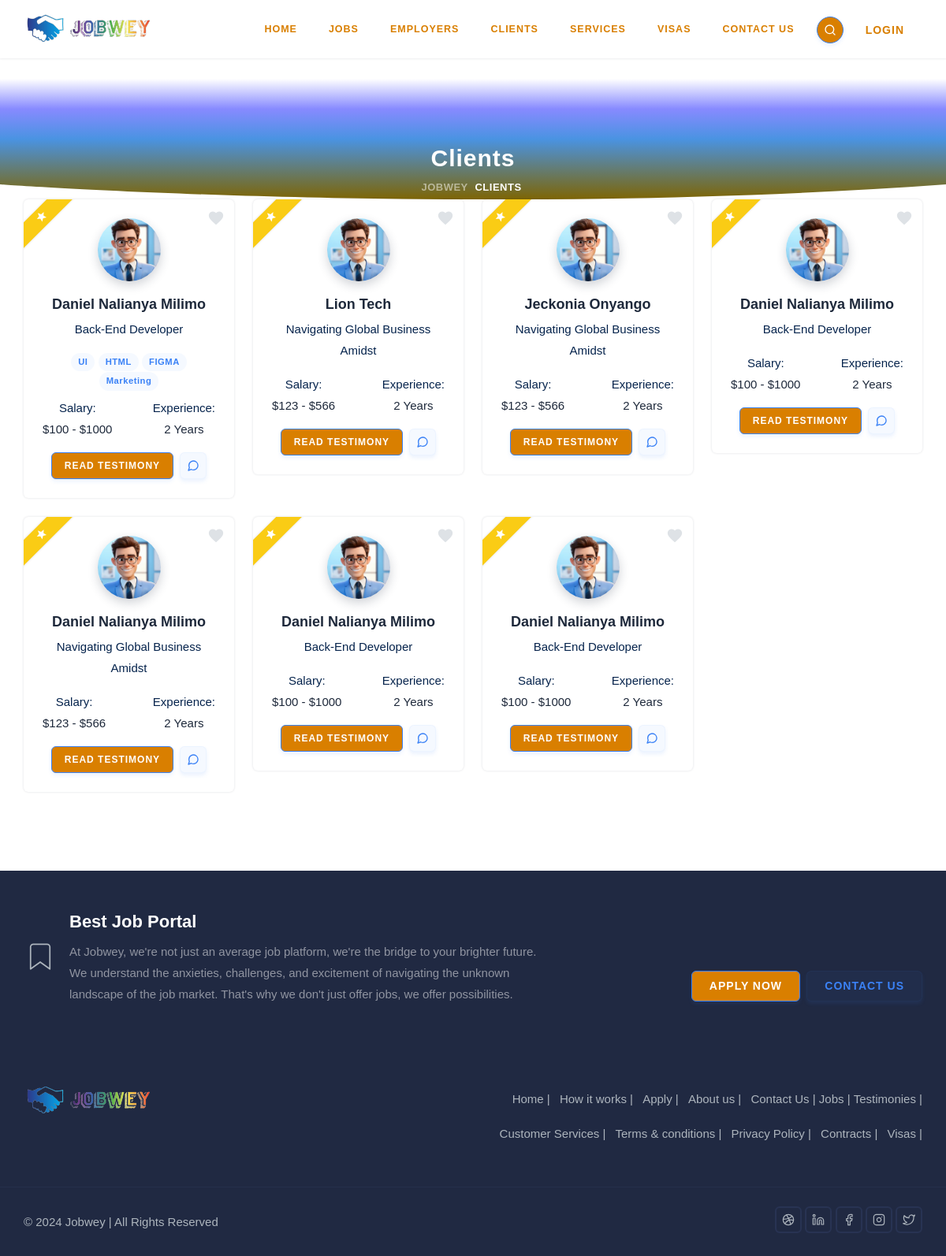
Before: /applicants/ with the older database file.
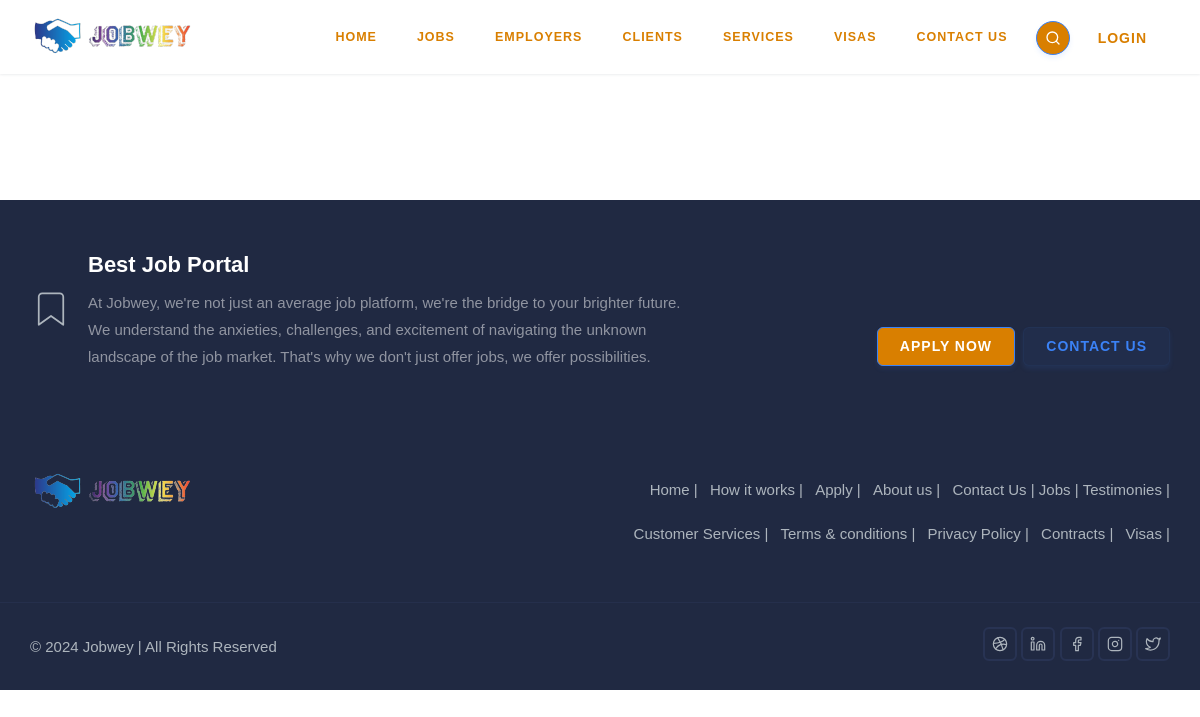
After: the same page with the newer database file.
### applicants/models.py (models this page shows, shortened)
class Application(models.Model):
    job = models.ForeignKey(Job, on_delete=models.CASCADE, related_name="job_applicant")
    profile = models.ForeignKey(Profile, on_delete=models.CASCADE, related_name="profile_applicant")
    full_name = models.CharField(max_length=255, help_text="Full Name")
    email_address = models.EmailField(max_length=255)
    phone_number = models.IntegerField(blank=True, null=True)
    resume = models.FileField(upload_to="resumes/", blank=True, null=True)
    skills = models.CharField(max_length=1000, help_text="separate multiple skills with a comma", blank=True, null=True)
    is_active = models.BooleanField(default=True)
    timestamp = models.DateTimeField(auto_now_add=True)
    class Meta:
        get_latest_by = "-id"
    def split_skills(self):
        if self.skills is not None:
            skills = self.skills.split(",")
            if len(skills)>1:
                return skills[:4]
            return skills
        return None
    def get_absolute_url(self):
        return reverse("applicant:applicant_public_profile", kwargs={"applicant_public_profile_pk": self.profile.pk})

### companies/models.py (models this page shows, shortened)
class Job(models.Model):
    company = models.ForeignKey(Company, on_delete=models.CASCADE, related_name="company_job")
    title = models.CharField(max_length=100)
    slug = models.SlugField(max_length=100, unique=True)
    type = models.CharField(max_length=2, choices=JobType.choices, default=JobType.FT)
    positions = models.PositiveIntegerField(default=1)
    location = models.CharField(max_length=100, blank=True, null=True)
    min_salary = models.PositiveIntegerField(default=100)
    max_salary = models.PositiveIntegerField()
    content = RichTextField()
    createdAt = models.DateTimeField(auto_now_add=True)
    updatedAt = models.DateTimeField(auto_now=True)

### applicants/views.py (the view)
# urls.py: path("", views.CandidatesListView.as_view(), name="applicant"),
class CandidatesListView(ListView):
    template_name = "company/candidates.html"
    context_object_name = "candidates"
    paginate_by = 20
    page_kwarg = "page"
    queryset = Application.objects.all()

### templates/company/candidates.html (shortened to what this page needs)
{% extends "base.html" %} {% load static %} {% load humanize %}
{% block main %} {% if candidates %}
<section class="bg-half-170 d-table w-100">
  <div class="bg-overlay bg-gradient-overlay"></div>
  <div class="container">
    <div class="row mt-5 justify-content-center">
      <div class="col-12">
        <div class="title-heading text-center">
          <h5
            class="heading fw-semibold mb-0 sub-heading text-white title-dark"
          >
            Clients
          </h5>
        </div>
      </div>
    </div>
    <div class="position-middle-bottom">
      <nav aria-label="breadcrumb" class="d-block">
        <ul class="breadcrumb breadcrumb-muted mb-0 p-0">
          <li class="breadcrumb-item">
            <a href="{% url 'jobwey:home' %}">Jobwey</a>
          </li>
          <li class="breadcrumb-item active" aria-current="page">Clients</li>
        </ul>
      </nav>
    </div>
  </div>
</section>
<div class="position-relative">
  <div class="shape overflow-hidden text-white">
    <svg viewBox="0 0 2880 48" fill="none" xmlns="http://www.w3.org/2000/svg">
      <path
        d="M0 48H1437.5H2880V0H2160C1442.5 52 720 0 720 0H0V48Z"
        fill="currentColor"
      ></path>
    </svg>
  </div>
</div>
<div class="container">
  <div class="row g-4">
    {% for candidate in candidates %}
    <div class="col-lg-3 col-md-4 col-sm-6 col-12">
      <div
        class="candidate-card position-relative overflow-hidden text-center shadow rounded p-4"
      >
        {% if candidate.is_active %}
        <div class="ribbon ribbon-left overflow-hidden">
          <span class="text-center d-block bg-warning shadow small h6"
            ><i class="mdi mdi-star"></i
          ></span>
        </div>
        {% endif %}
        <div class="content">
          <img
            src="{% static 'images/team/01.png' %}"
            class="avatar avatar-md-md rounded-pill shadow-md"
            alt=""
          />
          <div class="mt-3">
            <a href="candidate-profile.html" class="title h5 text-dark"
              >{{candidate.full_name|title}}</a
            >
            <p class="text-muted mt-1">{{candidate.job.title}}</p>
            {% if candidate.skills %} {% for skill in candidate.split_skills %}
            <span class="badge bg-soft-primary rounded-pill">{{skill}}</span>
            {% endfor %} {% endif %}
          </div>
          <div class="mt-2 d-flex align-items-center justify-content-between">
            <div class="text-center">
              <p class="text-muted fw-medium mb-0">Salary:</p>
              <p class="mb-0 fw-medium">
                ${{candidate.job.min_salary|intword}} -
                ${{candidate.job.max_salary|intword}}
              </p>
            </div>
            <div class="text-center">
              <p class="text-muted fw-medium mb-0">Experience:</p>
              <p class="mb-0 fw-medium">2 Years</p>
            </div>
          </div>
          <div class="mt-3">
            <a
              href="{{candidate.get_absolute_url}}"
              class="btn btn-sm btn-primary me-1"
              >Read Testimony</a
            >
            <a
              href="javascript:void(0)"
              class="btn btn-sm btn-icon btn-soft-primary"
              ><i data-feather="message-circle" class="icons"></i
            ></a>
          </div>
          <a href="javascript:void(0)" class="like"
            ><i class="mdi mdi-heart align-middle fs-4"></i
          ></a>
        </div>
      </div>
    </div>
    {% endfor %}
  </div>
</div>
{% endif %} {% endblock main %}

Changed rows visible on the page:
removed Application: is_active True (drawn), full_name "Daniel Nalianya Milimo", job "Back-End Developer", split_skills "UI" "HTML" "FIGMA" "Marketing", job.min_salary "100", job.max_salary "1000"
removed Application: is_active True (drawn), full_name "Lion Tech", job "Navigating Global Business Amidst", job.min_salary "123", job.max_salary "566"
removed Application: is_active True (drawn), full_name "Jeckonia Onyango", job "Navigating Global Business Amidst", job.min_salary "123", job.max_salary "566"
removed Application: is_active True (drawn), full_name "Daniel Nalianya Milimo", job "Back-End Developer", job.min_salary "100", job.max_salary "1000"
removed Application: is_active True (drawn), full_name "Daniel Nalianya Milimo", job "Navigating Global Business Amidst", job.min_salary "123", job.max_salary "566"
removed Application: is_active True (drawn), full_name "Daniel Nalianya Milimo", job "Back-End Developer", job.min_salary "100", job.max_salary "1000"
removed Application: is_active True (drawn), full_name "Daniel Nalianya Milimo", job "Back-End Developer", job.min_salary "100", job.max_salary "1000"
Other visible differences:
text no longer shown: "Clients JOBWEY CLIENTS"
